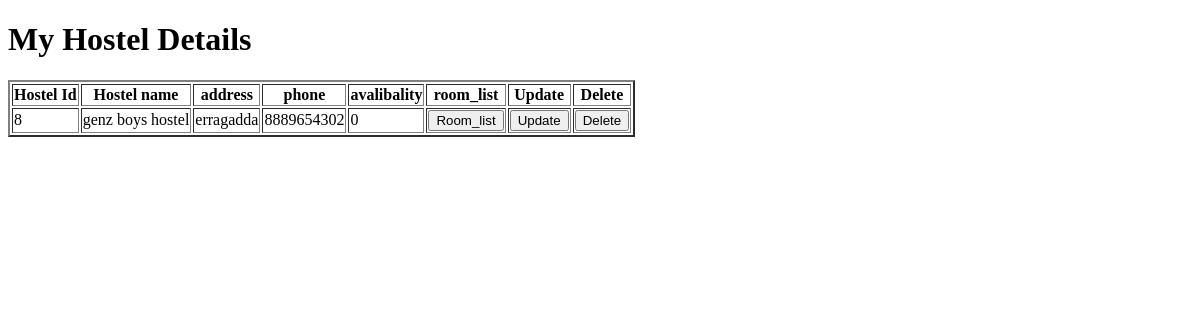
Page /Owner/myhostels/ (signed in) on the earlier database version.
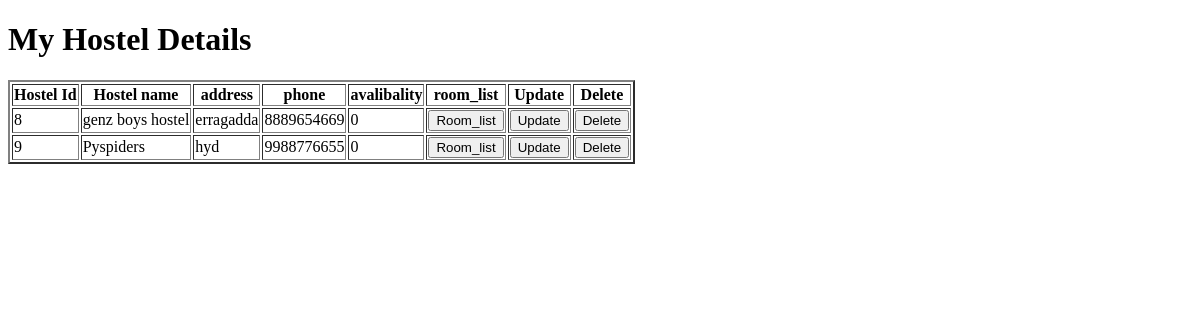
Same page on the later database version.
### Owner/models.py (models this page shows, shortened)
class hostel_details_model(models.Model):
    hostel_id=models.AutoField(primary_key=True)
    hostel_name=models.CharField(max_length=20,unique=True)
    address=models.TextField(max_length=100)
    GST=models.CharField(max_length=15,unique=True)
    license=models.CharField(max_length=20,unique=True)
    type_of_hostel=models.CharField(max_length=10,choices=[['Male','Male'],['Female','Female'],['Co_living','Co_living']])
    hostel_owner_name=models.CharField(max_length=30)
    owner_id=models.PositiveIntegerField()
    owner_phone_no=models.PositiveBigIntegerField(unique=True)
    owner_email=models.EmailField(unique=True)
    location=models.CharField(max_length=50,default='Hyderabad')

### Owner/views.py (the view)
def my_hostel_details(request):
    res=hostel_details_model.objects.filter(owner_id=request.user.id)
    return render(request,template_name='myhostel.html',context={'hostel_details':res})

### Owner/Templates/myhostel.html (shortened to what this page needs)
<!DOCTYPE html>
<html lang="en">
<head>
</head>
<body>
    <h1>My Hostel Details</h1>
    {% if hostel_details %}
    <table border="2">
        <tr>
            <th>Hostel Id</th>
            <th>Hostel name</th>
            <th>address</th>
            <th>phone</th>
            <th>avalibality</th>
            <th>room_list</th>
            <th>Update</th>
            <th>Delete</th>
        </tr>
            {% for hostel in hostel_details %}
            <tr>
            <td>{{hostel.hostel_id}}</td>
            <td>{{hostel.hostel_name}}</td>
            <td>{{hostel.address}}</td>
            <td>{{hostel.owner_phone_no}}</td>
            <td>0</td>
            <td><a href="{% url 'owner:hostel_list' pk=hostel.hostel_id %}"><button>Room_list</button></a></td>
            <td><a href="{% url 'owner:hostel_update' pk=hostel.hostel_id %}"><button>Update</button></a></td>
            <td><a href="{% url 'owner:hostel_delete' pk=hostel.hostel_id %}"><button>Delete</button></a></td>
        </tr>
            {% endfor %}
    </table>
    {% else %}
    <h3>Data is not found</h3>
    {% endif %}
</body>
</html>

Differences in the rows shown:
changed hostel_details_model "genz boys hostel": owner_phone_no "8889654302" → "8889654669"
added hostel_details_model: hostel_id "9", hostel_name "Pyspiders", address "hyd", owner_phone_no "9988776655"
